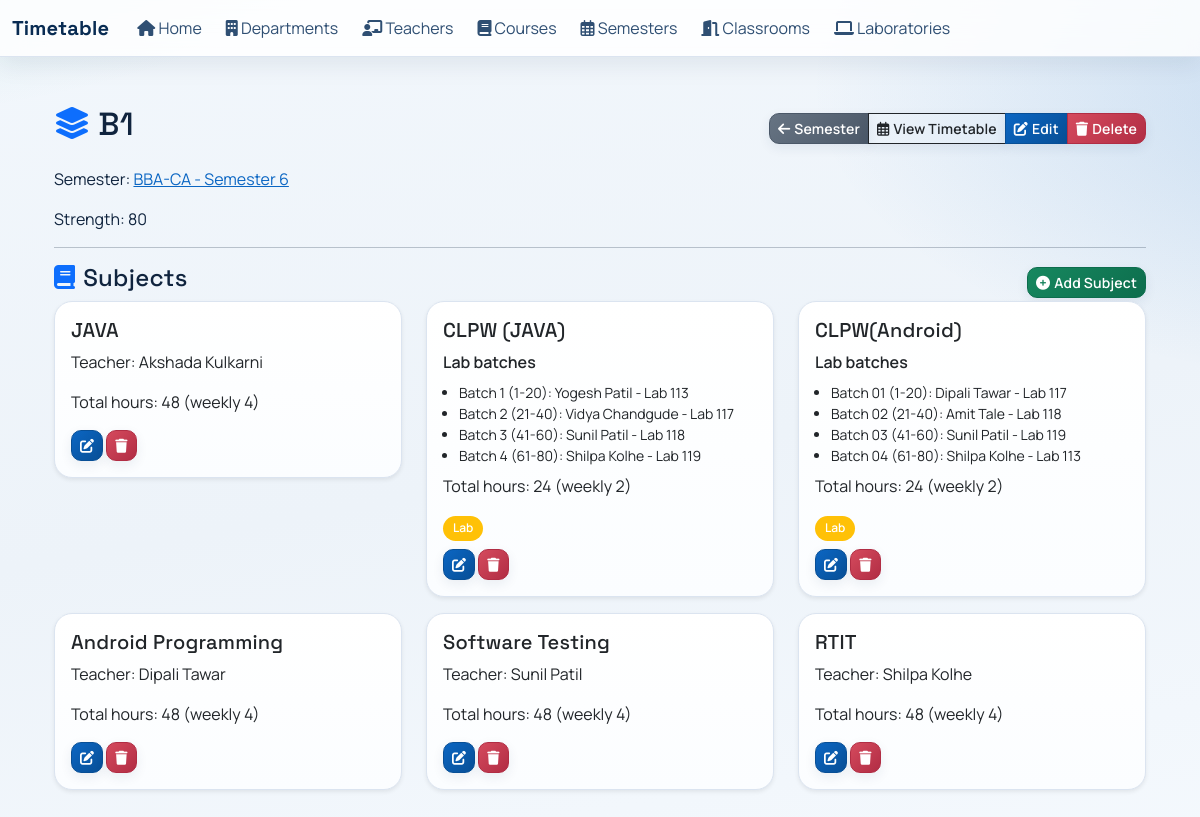
The page /divisions/28/ on the database its author committed.
### scheduler/models.py (models this page shows, shortened)
class Division(models.Model):
    name = models.CharField(max_length=50)
    semester = models.ForeignKey(
        'Semester',
        on_delete=models.CASCADE,
        related_name='divisions',
        null=True,
        blank=True,
        help_text='Semester this division belongs to',
    )
    course = models.ForeignKey(Course, on_delete=models.CASCADE, related_name='course_divisions', null=True, blank=True)
    strength = models.PositiveIntegerField(
        default=0,
        help_text='Number of students in this division'
    )
    class Meta:
        unique_together = ('name', 'semester')
        ordering = ['semester__course', 'semester__number', 'name']

class Semester(models.Model):
    number = models.PositiveSmallIntegerField()
    course = models.ForeignKey(Course, on_delete=models.CASCADE, related_name='semesters')
    start_time = models.TimeField(
        null=True, blank=True,
        help_text="Semester daily start time (e.g. 08:00 AM)"
    )
    end_time = models.TimeField(
        null=True, blank=True,
        help_text="Semester daily end time (e.g. 04:00 PM)"
    )
    break_count = models.PositiveSmallIntegerField(
        default=0,
        help_text="Number of breaks during the day"
    )
    breaks = models.TextField(
        blank=True,
        help_text="Comma-separated break ranges (HH:MM-HH:MM)"
    )
    WORKING_DAY_CHOICES = [
        ('MON-FRI', 'Monday–Friday'),
        ('MON-SAT', 'Monday–Saturday'),
    ]
    working_days = models.CharField(
        max_length=7,
        choices=WORKING_DAY_CHOICES,
        default='MON-FRI',
        help_text="Days of week when classes are held"
    )
    max_lectures_per_day = models.PositiveSmallIntegerField(
        default=6,
        help_text="Maximum number of lecture slots allowed per day for this semester"
    )
    start_date = models.DateField(null=True, blank=True)
    end_date = models.DateField(null=True, blank=True)
    class Meta:
        unique_together = ('number', 'course')
        ordering = ['course', 'number']
    def __str__(self):
        return f"{self.course.name} - Semester {self.number}"

class Course(models.Model):
    name = models.CharField(max_length=100)
    department = models.ForeignKey(Department, on_delete=models.CASCADE, related_name='courses')
    duration_years = models.PositiveSmallIntegerField(default=3)

class Subject(models.Model):
    name = models.CharField(max_length=100)
    semester = models.ForeignKey(Semester, on_delete=models.CASCADE, related_name='subjects')
    teacher = models.ForeignKey(Teacher, on_delete=models.SET_NULL, null=True, related_name='subjects')
    is_lab = models.BooleanField(default=False)
    total_hours = models.PositiveSmallIntegerField(
        default=1,
        help_text='Total lecture hours for this subject during the semester'
    )
    @property
    def weekly_hours(self):
        sem = self.semester
        if sem.start_date and sem.end_date and self.total_hours:
            days = (sem.end_date - sem.start_date).days + 1
            weeks = max(1, (days + 6) // 7)
            return -(-self.total_hours // weeks)  # ceiling division
        return None

class Teacher(models.Model):
    name = models.CharField(max_length=100)
    email = models.EmailField(unique=True)
    department = models.ForeignKey(
        Department,
        on_delete=models.SET_NULL,
        null=True,
        blank=True,
        related_name='teachers',
    )
    additional_departments = models.ManyToManyField(
        Department,
        blank=True,
        related_name='additional_teachers',
        help_text='Other departments this teacher can teach for',
    )
    known_subject_names = models.TextField(
        blank=True,
        default='',
        help_text='Reference-only subject names entered by user (comma separated).',
    )
    subjects_known = models.ManyToManyField(
        'Subject',
        blank=True,
        related_name='qualified_teachers',
        help_text='Subjects this teacher is capable of teaching',
    )

class LabBatchAssignment(models.Model):
    division = models.ForeignKey(Division, on_delete=models.CASCADE, related_name='lab_batch_assignments')
    subject = models.ForeignKey(Subject, on_delete=models.CASCADE, related_name='lab_batch_assignments')
    batch_number = models.CharField(max_length=20)
    from_roll_no = models.PositiveIntegerField()
    to_roll_no = models.PositiveIntegerField()
    teacher = models.ForeignKey(Teacher, on_delete=models.PROTECT, related_name='lab_batch_assignments')
    laboratory = models.ForeignKey('Classroom', on_delete=models.PROTECT, related_name='lab_batch_assignments')
    class Meta:
        unique_together = ('division', 'subject', 'batch_number')
        ordering = ['division', 'subject', 'batch_number']

class Classroom(models.Model):
    room_number = models.CharField(max_length=50)
    capacity = models.PositiveIntegerField()
    is_lab = models.BooleanField(default=False)
    division = models.ForeignKey(
        Division,
        on_delete=models.SET_NULL,
        null=True,
        blank=True,
        related_name='classrooms',
        help_text='Division this room/lab is assigned to',
    )

### scheduler/views.py (the view)
# urls.py: path('divisions/<int:pk>/', views.DivisionDetailView.as_view(), name='division_detail'),
class DivisionDetailView(DetailView):
    model = Division
    template_name = 'division_detail.html'
    context_object_name = 'division'
    def get_context_data(self, **kwargs):
        ctx = super().get_context_data(**kwargs)
        div = self.object
        subjects = div.semester.subjects.all() if div.semester else []
        assigns = {a.subject_id: a.teacher for a in div.assignments.select_related('teacher')}
        lab_batches_by_subject = {}
        for batch in LabBatchAssignment.objects.filter(division=div).select_related('teacher', 'laboratory', 'subject').order_by(
            'subject__name', 'batch_number'
        ):
            lab_batches_by_subject.setdefault(batch.subject_id, []).append(batch)
        for subj in subjects:
            subj.div_teacher = assigns.get(subj.id)
            subj.lab_batches = lab_batches_by_subject.get(subj.id, [])
        ctx['subjects'] = subjects
        ctx['has_saved_timetable'] = Timetable.objects.filter(division=div).exists()
        return ctx

### templates/division_detail.html (shortened to what this page needs)
{% extends "base.html" %}
{% block content %}
<div class="container py-4">
    <div class="d-flex justify-content-between align-items-center mb-3">
        <h2><i class="fa-solid fa-layer-group me-2 text-primary"></i>{{ division.name }}</h2>
        <div class="btn-group" role="group">
            {% if division.semester %}
            <a href="{% url 'scheduler:semester_detail' division.semester.id %}" class="btn btn-sm btn-secondary">
                <i class="fa-solid fa-arrow-left me-1"></i>Semester
            </a>
            {% endif %}
            {% if division.semester %}
                {% if has_saved_timetable %}
                <a href="{% url 'scheduler:division_timetable_view' division.id %}" class="btn btn-sm btn-outline-dark">
                    <i class="fa-regular fa-calendar-days me-1"></i>View Timetable
                </a>
                {% endif %}
            {% endif %}
            <a href="{% url 'scheduler:division_edit' division.id %}" class="btn btn-sm btn-primary">
                <i class="fa-solid fa-pen-to-square me-1"></i>Edit
            </a>
            <a href="{% url 'scheduler:division_delete' division.id %}?semester={% if division.semester %}{{ division.semester.id }}{% endif %}&course={% if division.semester %}{{ division.semester.course.id }}{% endif %}" class="btn btn-sm btn-danger">
                <i class="fa-solid fa-trash me-1"></i>Delete
            </a>
        </div>
    </div>
    {% if division.semester %}
    <p>Semester: <a href="{% url 'scheduler:semester_detail' division.semester.id %}">{{ division.semester }}</a></p>
    {% endif %}
    <p>Strength: {{ division.strength }}</p>
    <hr>
    <div class="d-flex justify-content-between align-items-center">
        <h4><i class="fa-solid fa-book me-2 text-primary"></i>Subjects</h4>
        {% if division.semester %}
        <a href="{% url 'scheduler:subject_add' %}?semester={{ division.semester.id }}&division={{ division.id }}" class="btn btn-sm btn-success">
            <i class="fa-solid fa-circle-plus me-1"></i>Add Subject
        </a>
        {% endif %}
    </div>
    <div class="row">
        {% for subject in subjects %}
        <div class="col-md-4 mb-3">
            <div class="card shadow-sm hover-card">
                <div class="card-body">
                    <h5 class="card-title">{{ subject.name }}</h5>
                    {% if subject.is_lab and subject.lab_batches %}
                        <p class="mb-2 fw-semibold">Lab batches</p>
                        <ul class="small mb-2 ps-3">
                            {% for batch in subject.lab_batches %}
                                <li>
                                    Batch {{ batch.batch_number }} ({{ batch.from_roll_no }}-{{ batch.to_roll_no }}):
                                    {{ batch.teacher.name }} - Lab {{ batch.laboratory.room_number }}
                                </li>
                            {% endfor %}
                        </ul>
                    {% elif subject.div_teacher %}
                        <p>Teacher: {{ subject.div_teacher.name }}</p>
                    {% elif subject.teacher %}
                        <p>Teacher: {{ subject.teacher.name }}</p>
                    {% endif %}
                    <p>Total hours: {{ subject.total_hours }}{% if subject.weekly_hours %} (weekly {{ subject.weekly_hours }}){% endif %}</p>
                    {% if subject.is_lab %}<span class="badge bg-warning">Lab</span>{% endif %}
                    <div class="mt-2">
                        <a href="{% url 'scheduler:subject_edit' subject.pk %}?division={{ division.id }}" class="btn btn-sm btn-primary">
                            <i class="fa-solid fa-pen-to-square"></i>
                        </a>
                        <a href="{% url 'scheduler:subject_delete' subject.pk %}?semester={% if division.semester %}{{ division.semester.id }}{% endif %}" class="btn btn-sm btn-danger">
                            <i class="fa-solid fa-trash"></i>
                        </a>
                    </div>
                </div>
            </div>
        </div>
        {% empty %}
        <p><i class="fa-regular fa-folder-open me-1"></i>No subjects defined for this semester.</p>
        {% endfor %}
    </div>
</div>
{% endblock %}

### static/css/styles.css (style rules this page uses)
:root { --app-bg: #edf3f9; --app-surface: #ffffff; --app-surface-soft: #f8fbff; --app-border: #dbe4f0; --app-text: #10243e; --app-muted: #5c6f87; --app-brand: #0b66c3; --app-brand-strong: #084f96; --app-brand-soft: rgba(11, 102, 195, 0.12); --app-accent: #0f9f8f; --app-danger: #c4384e; --radius-sm: 10px; --radius-md: 14px; --radius-lg: 18px; --shadow-sm: 0 8px 22px rgba(16, 36, 62, 0.08); --shadow-md: 0 16px 38px rgba(16, 36, 62, 0.14); --transition-fast: 180ms ease; --transition-slow: 300ms ease; }
* { box-sizing: border-box; }
html, body { min-height: 100%; }
body { font-family: "Manrope", "Segoe UI", Arial, sans-serif; color: var(--app-text); background: radial-gradient(1600px 750px at -20% -20%, rgba(15, 159, 143, 0.2), transparent 45%), radial-gradient(1400px 680px at 120% 8%, rgba(11, 102, 195, 0.2), transparent 45%), linear-gradient(170deg, #f2f7fc 0%, var(--app-bg) 45%, #f7fbff 100%); margin: 0; overflow-x: hidden; }
h1, h2, h3, h4, h5, h6, .navbar-brand { font-family: "Space Grotesk", "Manrope", sans-serif; letter-spacing: 0.01em; }
p, small { color: inherit; }
a { color: var(--app-brand); transition: color var(--transition-fast); }
.container { transition: transform var(--transition-fast); }
.card { border: 1px solid var(--app-border); border-radius: var(--radius-lg); box-shadow: var(--shadow-sm); background-color: #ffffff; background-image: linear-gradient(180deg, #ffffff 0%, #fbfdff 100%); transition: transform var(--transition-fast), box-shadow var(--transition-slow), border-color var(--transition-fast); }
.hover-card { transition: transform var(--transition-fast), box-shadow var(--transition-slow), border-color var(--transition-fast); }
.btn { font-weight: 600; letter-spacing: 0.01em; border-radius: var(--radius-sm); border-width: 1px; box-shadow: 0 4px 12px rgba(25, 50, 86, 0.08); transition: transform var(--transition-fast), box-shadow var(--transition-fast), filter var(--transition-fast); }
.btn-primary { background: linear-gradient(135deg, var(--app-brand) 0%, var(--app-brand-strong) 100%); border-color: var(--app-brand-strong); }
.btn-success { background: linear-gradient(135deg, #17885f 0%, #0d6d4d 100%); border-color: #0d6d4d; }
.btn-secondary { background: linear-gradient(135deg, #677483 0%, #4b5868 100%); border-color: #4b5868; }
.btn-danger { background: linear-gradient(135deg, #d54a5d 0%, #b12d44 100%); border-color: #b12d44; }
.badge { border-radius: 999px; padding: 0.4rem 0.62rem; font-weight: 600; }
.reveal-in { opacity: 1; transform: translateY(0); transition: opacity 420ms ease, transform 420ms ease; }

### rows shown on the page
Division: name "B1", semester "BBA-CA - Semester 6", strength "80"
Subject: name "JAVA", div_teacher.name "Akshada Kulkarni", total_hours "48", weekly_hours "4"
Subject: name "CLPW (JAVA)", total_hours "24", weekly_hours "2", is_lab "Lab"
LabBatchAssignment: batch_number "1", from_roll_no "1", to_roll_no "20", teacher.name "Yogesh Patil", laboratory.room_number "113"
LabBatchAssignment: batch_number "2", from_roll_no "21", to_roll_no "40", teacher.name "Vidya Chandgude", laboratory.room_number "117"
LabBatchAssignment: batch_number "3", from_roll_no "41", to_roll_no "60", teacher.name "Sunil Patil", laboratory.room_number "118"
LabBatchAssignment: batch_number "4", from_roll_no "61", to_roll_no "80", teacher.name "Shilpa Kolhe", laboratory.room_number "119"
Subject: name "CLPW(Android)", total_hours "24", weekly_hours "2", is_lab "Lab"
LabBatchAssignment: batch_number "01", from_roll_no "1", to_roll_no "20", teacher.name "Dipali Tawar", laboratory.room_number "117"
LabBatchAssignment: batch_number "02", from_roll_no "21", to_roll_no "40", teacher.name "Amit Tale", laboratory.room_number "118"
LabBatchAssignment: batch_number "03", from_roll_no "41", to_roll_no "60", teacher.name "Sunil Patil", laboratory.room_number "119"
LabBatchAssignment: batch_number "04", from_roll_no "61", to_roll_no "80", teacher.name "Shilpa Kolhe", laboratory.room_number "113"
Subject: name "Android Programming", div_teacher.name "Dipali Tawar", total_hours "48", weekly_hours "4"
Subject: name "Software Testing", div_teacher.name "Sunil Patil", total_hours "48", weekly_hours "4"
Subject: name "RTIT", div_teacher.name "Shilpa Kolhe", total_hours "48", weekly_hours "4"
